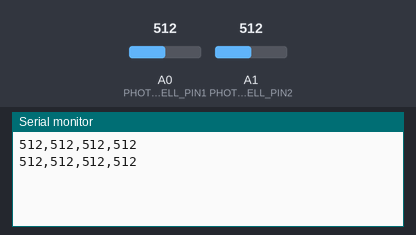
A sketch run on a simulated Arduino Uno, built with avr-gcc and run on an emulated ATmega328P. On the bench: the last lines printed to the serial monitor. The test bench sets the inputs (shaded band); at power-on: A0 (PHOTOCELL_PIN1) = 512, A1 (PHOTOCELL_PIN2) = 512.

Above: at 1.8 s.
1.9 s: A0 (PHOTOCELL_PIN1) set to 716
At 2.8 s:
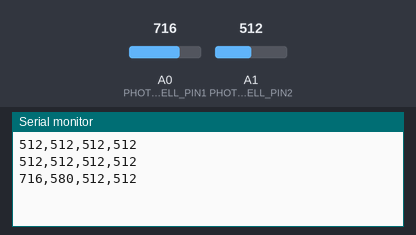
3.4 s: A1 (PHOTOCELL_PIN2) set to 716
At 4.7 s:
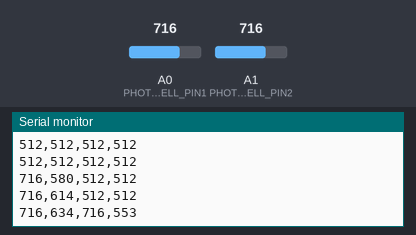
4.9 s: A0 (PHOTOCELL_PIN1) set to 900
At 5.8 s:
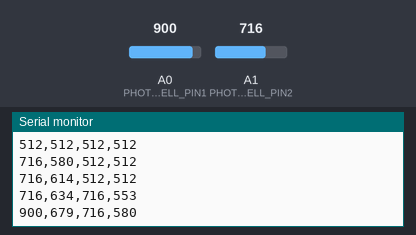
6.4 s: A1 (PHOTOCELL_PIN2) set to 900
At 7.4 s:
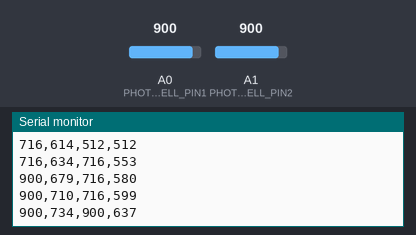
Timing chart, 0 to 8.9 s (numbered marks = the images above; inputs shaded):
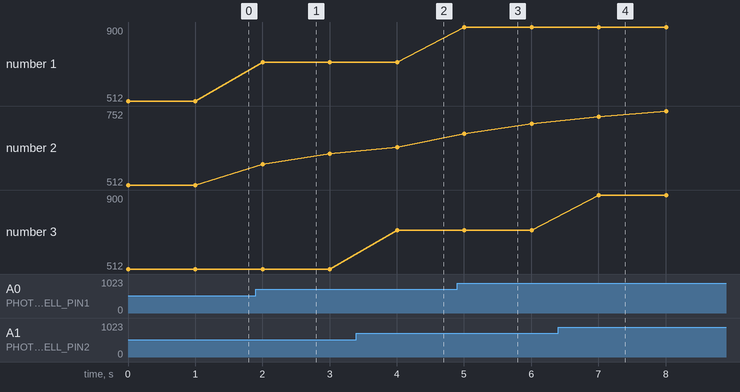

Measured:
- after the input at 1.9 s, the serial monitor: prints a new line after 0.10 s (image 1)
- after the input at 3.4 s, the serial monitor: prints a new line after 0.61 s (image 2)
- after the input at 4.9 s, the serial monitor: prints a new line after 0.11 s (image 3)
- after the input at 6.4 s, the serial monitor: prints a new line after 0.61 s (image 4)
- plotted number 1: 512 → 716 after the input at 1.9 s, 716 → 900 after the input at 4.9 s
- plotted number 2: 512 → 614 after the input at 1.9 s, 634 → 710 after the input at 4.9 s

The sketch:

fsr_avg.ino
```cpp
#include <movingAvg.h>    // Include the moving average library

const uint8_t PHOTOCELL_PIN1 = A0;  // Define pin A0 for the first photocell
const uint8_t PHOTOCELL_PIN2 = A1;  // Define pin A1 for the second photocell

movingAvg photoCell1(10);  // Create a moving average object for the first photocell
movingAvg photoCell2(10);  // Create a moving average object for the second photocell

void setup()
{
    pinMode(PHOTOCELL_PIN1, INPUT_PULLUP);  // Set the default state for the first photocell pin
    pinMode(PHOTOCELL_PIN2, INPUT_PULLUP);  // Set the default state for the second photocell pin
    Serial.begin(115200);
    photoCell1.begin();  // Initialize the moving average object for the first photocell
    photoCell2.begin();  // Initialize the moving average object for the second photocell
}

void loop()
{
    int pc1 = analogRead(PHOTOCELL_PIN1);  // Read the analog value from the first photocell
    int avg1 = photoCell1.reading(pc1);    // Compute the moving average for the first photocell

    int pc2 = analogRead(PHOTOCELL_PIN2);  // Read the analog value from the second photocell
    int avg2 = photoCell2.reading(pc2);    // Compute the moving average for the second photocell

    Serial.print(pc1);  // Send the raw value from the first photocell
    Serial.print(',');
    Serial.print(avg1);  // Send the moving average from the first photocell
    Serial.print(',');
    Serial.print(pc2);  // Send the raw value from the second photocell
    Serial.print(',');
    Serial.println(avg2);  // Send the moving average from the second photocell

    delay(1000);  // Wait for 1 second
}
```
